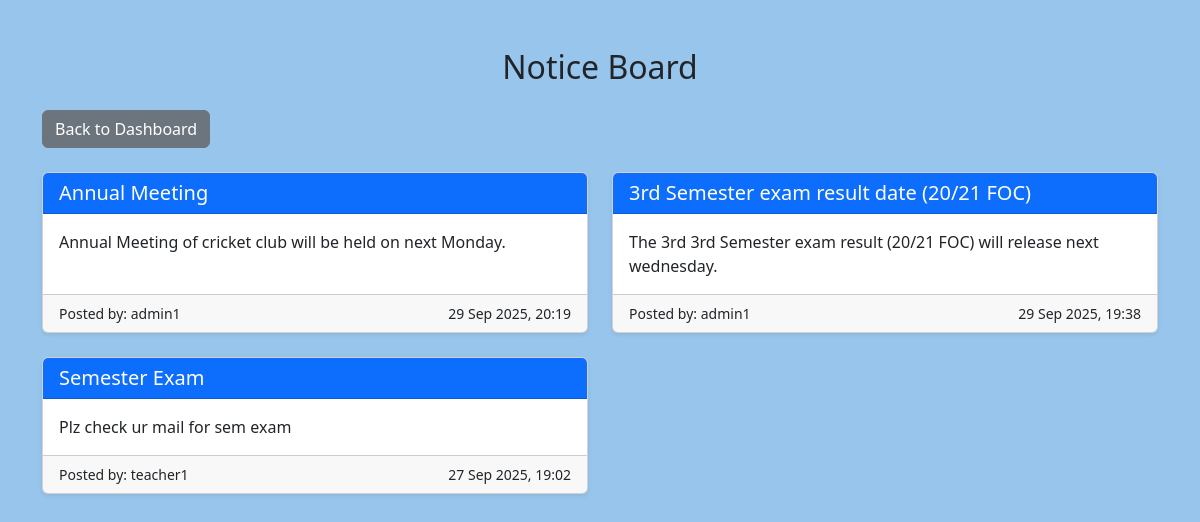
The page /notices/view.php (signed in) on the database its author committed.
### tables this page shows
CREATE TABLE `announcements` (
  `announcement_id` int(11) NOT NULL,
  `title` varchar(100) NOT NULL,
  `content` text NOT NULL,
  `posted_by` int(11) NOT NULL,
  `post_date` timestamp NOT NULL DEFAULT current_timestamp()
);

CREATE TABLE `users` (
  `user_id` int(11) NOT NULL,
  `username` varchar(50) DEFAULT NULL,
  `password` varchar(255) DEFAULT NULL,
  `role` enum('admin','teacher','student','parent') NOT NULL
);

### notices/view.php (the view, shortened to what this page needs)
<?php
include("../config.php");
$sql = "SELECT a.*, u.username AS posted_by_name
        FROM announcements a
        JOIN users u ON a.posted_by = u.user_id
        ORDER BY a.post_date DESC";
$result = $conn->query($sql);
?>
<!DOCTYPE html>
<html>
<head>
    <link rel="stylesheet" href="https://cdn.jsdelivr.net/npm/bootstrap@5.3.3/dist/css/bootstrap.min.css">
</head>
<body class="container py-5">
    <h2 class="mb-4 text-center">Notice Board</h2>
    <a href="../dashboard.php" class="btn btn-secondary mb-4">Back to Dashboard</a>
    <div class="row">
        <?php if ($result->num_rows > 0) {
            while ($row = $result->fetch_assoc()) { ?>
                <div class="col-md-6 mb-4">
                    <div class="card shadow-sm h-100">
                        <div class="card-header bg-primary text-white">
                            <h5 class="card-title mb-0"><?= htmlspecialchars($row['title']) ?></h5>
                        </div>
                        <div class="card-body">
                            <p class="card-text"><?= nl2br(htmlspecialchars($row['content'])) ?></p>
                        </div>
                        <div class="card-footer d-flex justify-content-between">
                            <small>Posted by: <?= htmlspecialchars($row['posted_by_name']) ?></small>
                            <small><?= date("d M Y, H:i", strtotime($row['post_date'])) ?></small>
                        </div>
                    </div>
                </div>
            <?php }
        } else { ?>
            <p class="text-center">No notices available.</p>
        <?php } ?>
    </div>
</body>
</html>

### notices/view.php (style rules this page uses)
body { background-color: #98c5ecff !important; }

### rows shown on the page
announcements: title "Annual Meeting", content "Annual Meeting of cricket club will be held on next Monday.", posted_by.username "admin1", post_date "29 Sep 2025, 20:19"
announcements: title "3rd Semester exam result date (20/21 FOC)", content "The 3rd 3rd Semester exam result (20/21 FOC) will release next wednesday.", posted_by.username "admin1", post_date "29 Sep 2025, 19:38"
announcements: title "Semester Exam", content "Plz check ur mail for sem exam", posted_by.username "teacher1", post_date "27 Sep 2025, 19:02"
